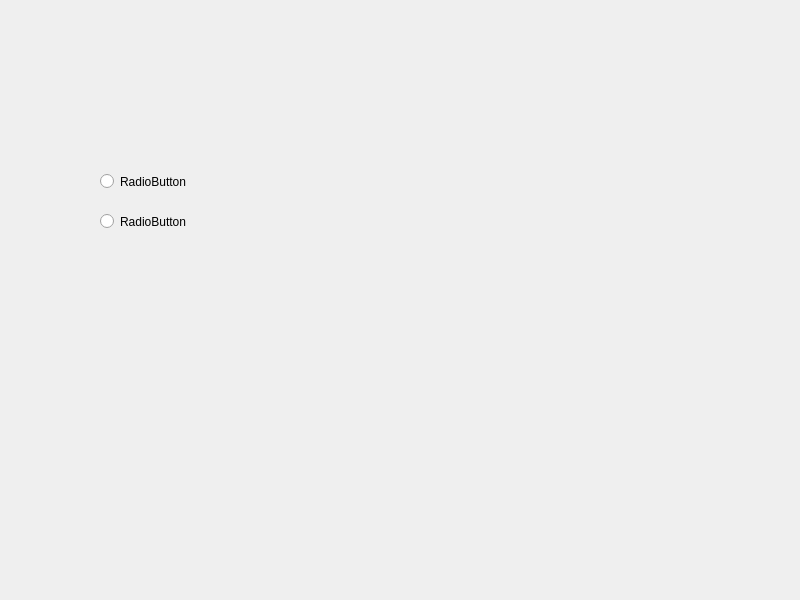
<?xml version="1.0" encoding="UTF-8"?>
<ui version="4.0">
 <class>Widget</class>
 <widget class="QWidget" name="Widget">
  <property name="geometry">
   <rect>
    <x>0</x>
    <y>0</y>
    <width>800</width>
    <height>600</height>
   </rect>
  </property>
  <property name="windowTitle">
   <string>Widget</string>
  </property>
  <widget class="QRadioButton" name="radioButton">
   <property name="geometry">
    <rect>
     <x>100</x>
     <y>170</y>
     <width>112</width>
     <height>23</height>
    </rect>
   </property>
   <property name="text">
    <string>RadioButton</string>
   </property>
  </widget>
  <widget class="QRadioButton" name="radioButton_1">
   <property name="geometry">
    <rect>
     <x>100</x>
     <y>210</y>
     <width>112</width>
     <height>23</height>
    </rect>
   </property>
   <property name="text">
    <string>RadioButton</string>
   </property>
  </widget>
 </widget>
 <resources/>
 <connections/>
</ui>
